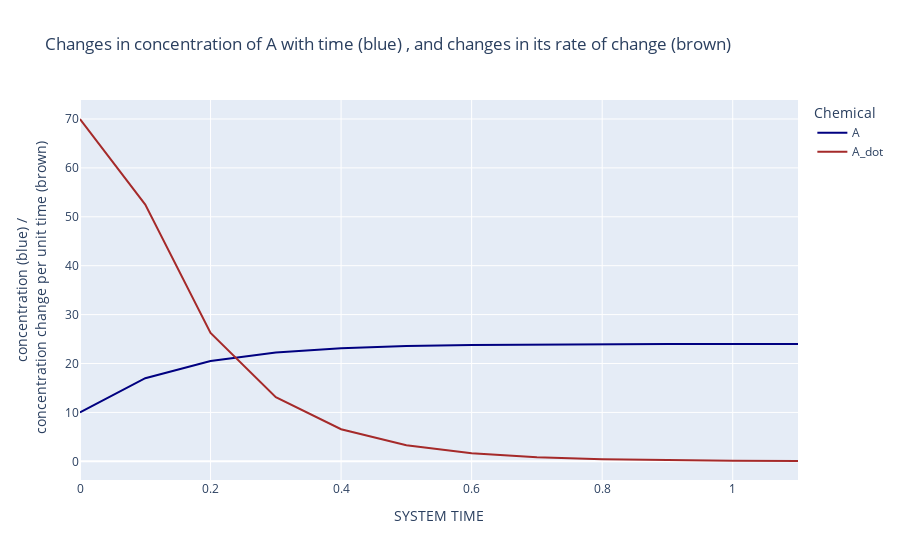

Notebook source saved alongside this figure:
### Code cell
fig = px.line(data_frame=dynamics.get_history(), x="SYSTEM TIME", y=["A", "A_dot"], 
              title="Changes in concentration of A with time (blue) , and changes in its rate of change (brown)",
              color_discrete_sequence = ['navy', 'brown'],
              labels={"value":"concentration (blue) /<br> concentration change per unit time (brown)", "variable":"Chemical"})
fig.show()

### Figure 1 — Plotly figure (JSON) as saved in the notebook; plotly's stock layout.template omitted (floating-point values rounded to 4 significant figures)
{"data": [{"hovertemplate": "Chemical=A<br>SYSTEM TIME=%{x}<br>concentration (blue) /<br> concentration change per unit time (brown)=%{y}<extra></extra>", "legendgroup": "A", "line": {"color": "navy", "dash": "solid"}, "marker": {"symbol": "circle"}, "mode": "lines", "name": "A", "orientation": "v", "showlegend": true, "type": "scatter", "x": [0, 0.1, 0.2, 0.3, 0.4, 0.5, 0.6, 0.7, 0.8, 0.9, 1.0, 1.1], "xaxis": "x", "y": [10, 17, 20.5, 22.25, 23.12, 23.56, 23.78, 23.89, 23.95, 23.97, 23.99, 23.99], "yaxis": "y"}, {"hovertemplate": "Chemical=A_dot<br>SYSTEM TIME=%{x}<br>concentration (blue) /<br> concentration change per unit time (brown)=%{y}<extra></extra>", "legendgroup": "A_dot", "line": {"color": "brown", "dash": "solid"}, "marker": {"symbol": "circle"}, "mode": "lines", "name": "A_dot", "orientation": "v", "showlegend": true, "type": "scatter", "x": [0, 0.1, 0.2, 0.3, 0.4, 0.5, 0.6, 0.7, 0.8, 0.9, 1.0, 1.1], "xaxis": "x", "y": [70, 52.5, 26.25, 13.12, 6.562, 3.281, 1.641, 0.8203, 0.4102, 0.2051, 0.1025, 0.06836], "yaxis": "y"}], "layout": {"autosize": true, "legend": {"title": {"text": "Chemical"}, "tracegroupgap": 0}, "title": {"text": "Changes in concentration of A with time (blue) , and changes in its rate of change (brown)"}, "xaxis": {"anchor": "y", "autorange": true, "domain": [0, 1], "range": [0, 1.1], "title": {"text": "SYSTEM TIME"}, "type": "linear"}, "yaxis": {"anchor": "x", "autorange": true, "domain": [0, 1], "range": [-3.817, 73.89], "title": {"text": "concentration (blue) /<br> concentration change per unit time (brown)"}, "type": "linear"}}}
